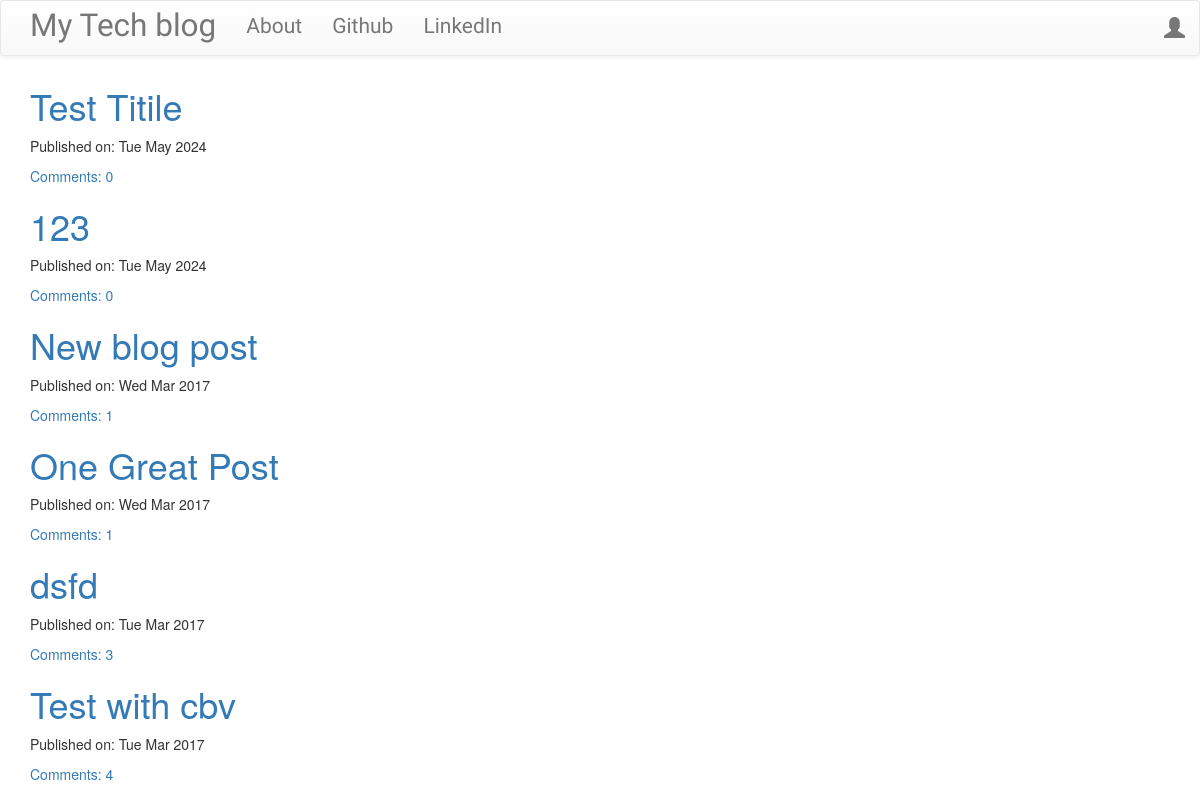
The app's page /, older data.
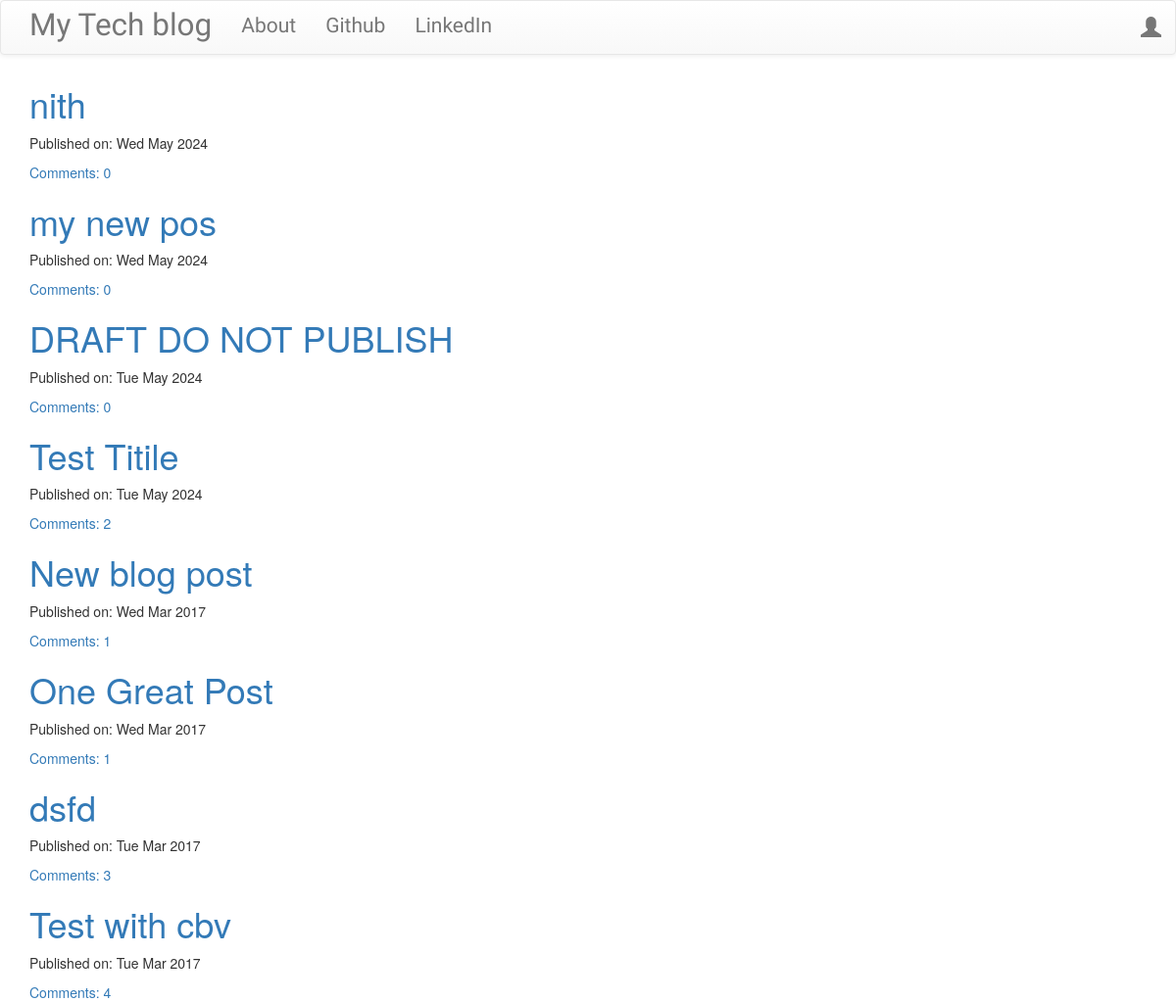
The same page, newer data.
### blog/models.py (models this page shows, shortened)
class Post(models.Model):
    author = models.ForeignKey('auth.User', on_delete=models.CASCADE)
    title = models.CharField(max_length=200)
    text = models.TextField()
    created_date = models.DateTimeField(default=timezone.now)
    published_date = models.DateTimeField(blank=True, null=True)
    def approve_comments(self):
        return self.comments.filter(approved_comment=True)

### blog/views.py (the view)
# urls.py: path('', views.PostListView.as_view(), name='post_list'),
class PostListView(ListView):
    model = Post
    template_name='blog/post_list.html'
    def get_queryset(self):
        return Post.objects.filter(published_date__lte=timezone.now()).order_by('-published_date')

### blog/templates/blog/post_list.html
{% extends 'blog/base.html' %}
{% block content %}
<div class="centerstage">
    {% for post in post_list %}
        <div class="post">
            <h1><a href="{% url 'blog:post_detail' pk=post.pk %}">{{ post.title }}</a></h1>
            <div class="date">
                <p>Published on: {{ post.published_date|date:"D M Y"}}</p>
            </div>
            <a href="{% url 'blog:post_detail' pk=post.pk %}">Comments: {{ post.approve_comments.count }}</a>
        </div>
    {% endfor %}
</div>
{% endblock %}

Row changes from the older to the newer data that the page shows:
removed Post: title "123", published_date "Tue May 2024", approve_comments.count "0"
added Post: title "nith", published_date "Wed May 2024", approve_comments.count "0"
added Post: title "my new pos", published_date "Wed May 2024", approve_comments.count "0"
now on this page (row edited): Post: title "DRAFT DO NOT PUBLISH", published_date "Tue May 2024", approve_comments.count "0"
computed for Post "Test Titile": approve_comments.count "0" → "2"
